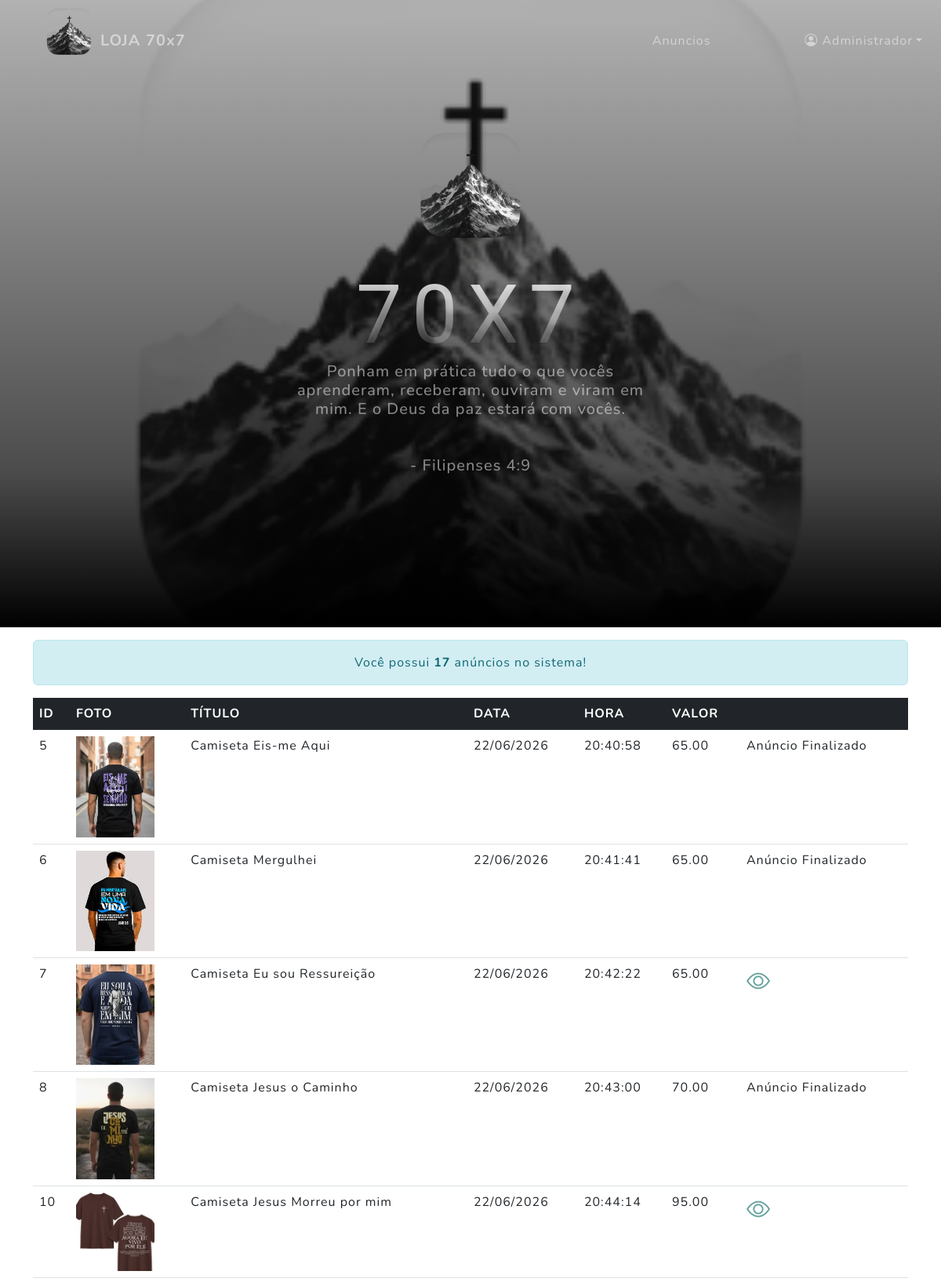
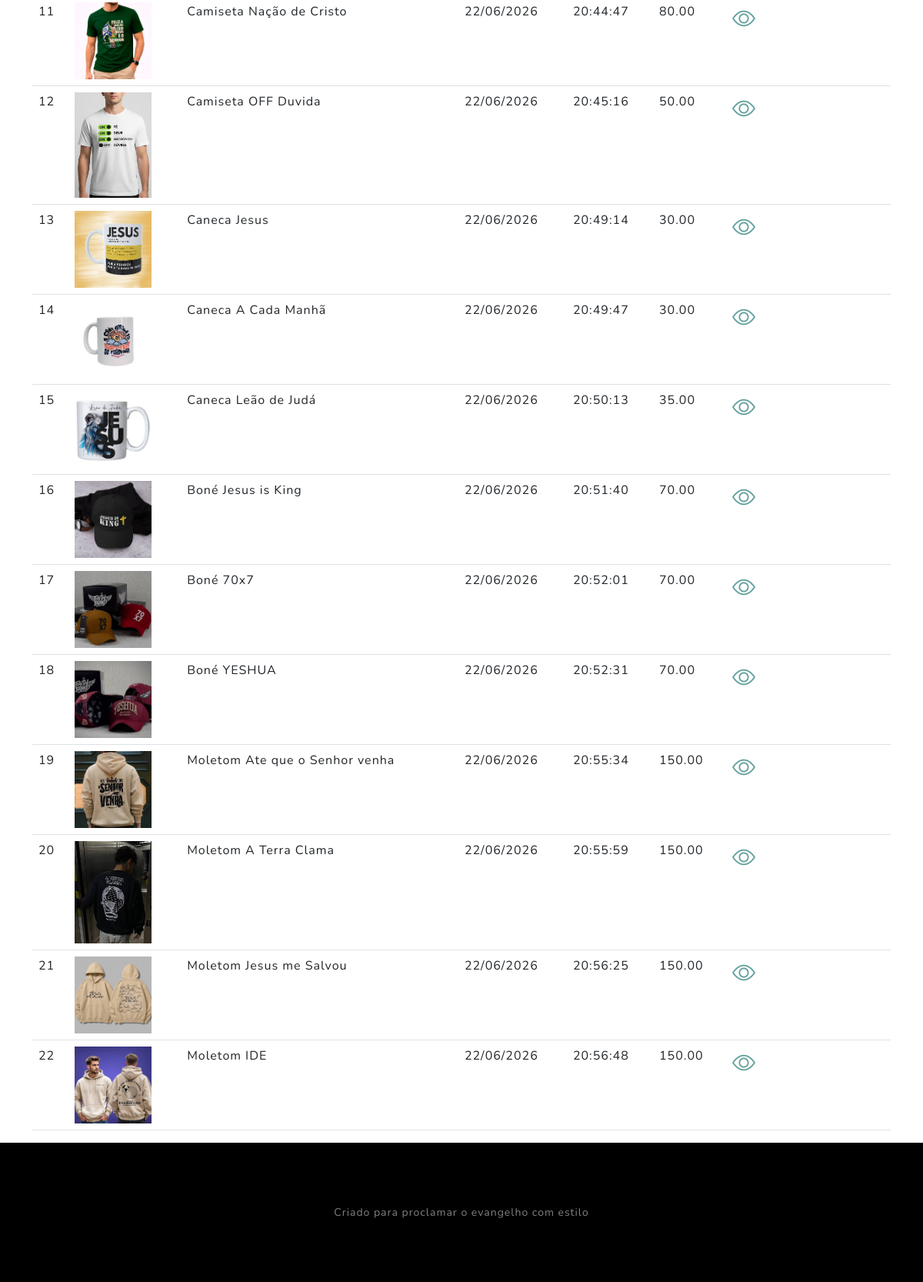
/meusAnuncios.php (signed in), run on the app's committed database (2 pictures, top to bottom).
### tables this page shows
CREATE TABLE `anuncios` (
  `idAnuncio` int(11) NOT NULL,
  `Usuarios_idUsuario` int(11) NOT NULL,
  `fotoAnuncio` varchar(100) NOT NULL,
  `tituloAnuncio` varchar(30) NOT NULL,
  `categoriaAnuncio` varchar(15) NOT NULL,
  `descricaoAnuncio` varchar(200) NOT NULL,
  `valorAnuncio` decimal(10,2) NOT NULL,
  `dataAnuncio` date NOT NULL,
  `horaAnuncio` time NOT NULL,
  `statusAnuncio` varchar(15) NOT NULL
);

### meusAnuncios.php (the view, shortened to what this page needs)
<?php include "header.php" ?>
<div class="container mt-3 mb-3">
    <?php
    $listarAnuncios = "SELECT * FROM Anuncios WHERE Usuarios_idUsuario = " . $_SESSION['idUsuario'];
    include "conexaoBD.php";
    $res = mysqli_query($conn, $listarAnuncios) or die("Erro ao tentar listar anúncios!");
    $totalAnuncios = mysqli_num_rows($res);
    if ($totalAnuncios > 0) {
        if ($totalAnuncios == 1) {
            echo "<div class='alert alert-info text-center'>Você possui <strong>$totalAnuncios</strong> anúncio no sistema!</div>";
        } else {
            echo "<div class='alert alert-info text-center'>Você possui <strong>$totalAnuncios</strong> anúncios no sistema!</div>";
        }
    } else {
        echo "<div class='alert alert-info text-center'>Você ainda <strong>não possui</strong> anúncios no sistema!</div>";
    }
    echo "
                <table class='table'>
                    <thead class='table-dark'>
                        <tr>
                            <th>ID</th>
                            <th>FOTO</th>
                            <th>TÍTULO</th>
                            <th>DATA</th>
                            <th>HORA</th>
                            <th>VALOR</th>
                            <th></th>
                        </tr>
                    </thead>
                    <tbody>";
    while ($registro = mysqli_fetch_assoc($res)) {
        $idAnuncio = $registro['idAnuncio'];
        $fotoAnuncio = $registro['fotoAnuncio'];
        $tituloAnuncio = $registro['tituloAnuncio'];
        $dataAnuncio = $registro['dataAnuncio'];
        $diaAnuncio = substr($dataAnuncio, 8, 2);
        $mesAnuncio = substr($dataAnuncio, 5, 2);
        $anoAnuncio = substr($dataAnuncio, 0, 4);
        $horaAnuncio = $registro['horaAnuncio'];
        $valorAnuncio = $registro['valorAnuncio'];
        $statusAnuncio = $registro['statusAnuncio'];
        echo "
                                <tr>
                                    <td>$idAnuncio</td>
                                    <td><img src='$fotoAnuncio' title='Foto de $tituloAnuncio' style='width:100px'></td>
                                    <td>$tituloAnuncio</td>
                                    <td>$diaAnuncio/$mesAnuncio/$anoAnuncio</td>
                                    <td>$horaAnuncio</td>
                                    <td>$valorAnuncio</td>
                                    <td>";
        if ($statusAnuncio == 'disponivel') {
            echo "<a href='visualizarAnuncio.php?idAnuncio=$idAnuncio' title='Visualizar este anúncio'><i class='bi bi-eye' style='font-size:30px'></i></a></td>";
        } else {
            echo "Anúncio Finalizado";
        }
        echo "</td>
                                </tr>
                            ";
    }
    echo "</tbody>";
    echo "</table>";
    ?>
</div>
<?php include "footer.php" ?>

### data on the page
anuncios: idAnuncio "5", fotoAnuncio (picture), tituloAnuncio "Camiseta Eis-me Aqui", dataAnuncio "22", dataAnuncio "06", dataAnuncio "2026", horaAnuncio "20:40:58", valorAnuncio "65.00", statusAnuncio "Anúncio Finalizado"
anuncios: idAnuncio "6", fotoAnuncio (picture), tituloAnuncio "Camiseta Mergulhei", dataAnuncio "22", dataAnuncio "06", dataAnuncio "2026", horaAnuncio "20:41:41", valorAnuncio "65.00", statusAnuncio "Anúncio Finalizado"
anuncios: idAnuncio "7", fotoAnuncio (picture), tituloAnuncio "Camiseta Eu sou Ressureição", dataAnuncio "22", dataAnuncio "06", dataAnuncio "2026", horaAnuncio "20:42:22", valorAnuncio "65.00"
anuncios: idAnuncio "8", fotoAnuncio (picture), tituloAnuncio "Camiseta Jesus o Caminho", dataAnuncio "22", dataAnuncio "06", dataAnuncio "2026", horaAnuncio "20:43:00", valorAnuncio "70.00", statusAnuncio "Anúncio Finalizado"
anuncios: idAnuncio "10", fotoAnuncio (picture), tituloAnuncio "Camiseta Jesus Morreu por mim", dataAnuncio "22", dataAnuncio "06", dataAnuncio "2026", horaAnuncio "20:44:14", valorAnuncio "95.00"
anuncios: idAnuncio "11", fotoAnuncio (picture), tituloAnuncio "Camiseta Nação de Cristo", dataAnuncio "22", dataAnuncio "06", dataAnuncio "2026", horaAnuncio "20:44:47", valorAnuncio "80.00"
anuncios: idAnuncio "12", fotoAnuncio (picture), tituloAnuncio "Camiseta OFF Duvida", dataAnuncio "22", dataAnuncio "06", dataAnuncio "2026", horaAnuncio "20:45:16", valorAnuncio "50.00"
anuncios: idAnuncio "13", fotoAnuncio (picture), tituloAnuncio "Caneca Jesus", dataAnuncio "22", dataAnuncio "06", dataAnuncio "2026", horaAnuncio "20:49:14", valorAnuncio "30.00"
anuncios: idAnuncio "14", fotoAnuncio (picture), tituloAnuncio "Caneca A Cada Manhã", dataAnuncio "22", dataAnuncio "06", dataAnuncio "2026", horaAnuncio "20:49:47", valorAnuncio "30.00"
anuncios: idAnuncio "15", fotoAnuncio (picture), tituloAnuncio "Caneca Leão de Judá", dataAnuncio "22", dataAnuncio "06", dataAnuncio "2026", horaAnuncio "20:50:13", valorAnuncio "35.00"
anuncios: idAnuncio "16", fotoAnuncio (picture), tituloAnuncio "Boné Jesus is King", dataAnuncio "22", dataAnuncio "06", dataAnuncio "2026", horaAnuncio "20:51:40", valorAnuncio "70.00"
anuncios: idAnuncio "17", fotoAnuncio (picture), tituloAnuncio "Boné 70x7", dataAnuncio "22", dataAnuncio "06", dataAnuncio "2026", horaAnuncio "20:52:01", valorAnuncio "70.00"
anuncios: idAnuncio "18", fotoAnuncio (picture), tituloAnuncio "Boné YESHUA", dataAnuncio "22", dataAnuncio "06", dataAnuncio "2026", horaAnuncio "20:52:31", valorAnuncio "70.00"
anuncios: idAnuncio "19", fotoAnuncio (picture), tituloAnuncio "Moletom Ate que o Senhor venha", dataAnuncio "22", dataAnuncio "06", dataAnuncio "2026", horaAnuncio "20:55:34", valorAnuncio "150.00"
anuncios: idAnuncio "20", fotoAnuncio (picture), tituloAnuncio "Moletom A Terra Clama", dataAnuncio "22", dataAnuncio "06", dataAnuncio "2026", horaAnuncio "20:55:59", valorAnuncio "150.00"
anuncios: idAnuncio "21", fotoAnuncio (picture), tituloAnuncio "Moletom Jesus me Salvou", dataAnuncio "22", dataAnuncio "06", dataAnuncio "2026", horaAnuncio "20:56:25", valorAnuncio "150.00"
anuncios: idAnuncio "22", fotoAnuncio (picture), tituloAnuncio "Moletom IDE", dataAnuncio "22", dataAnuncio "06", dataAnuncio "2026", horaAnuncio "20:56:48", valorAnuncio "150.00"

### other printed values
$primeiroNome "Administrador"
$totalAnuncios "17"
